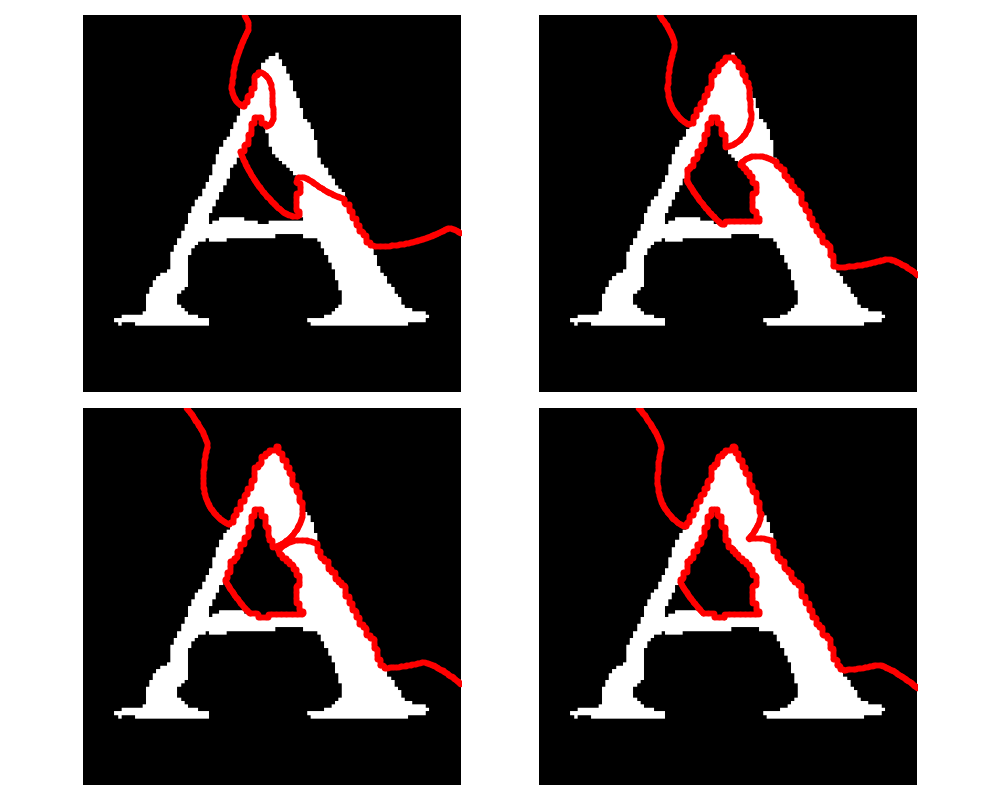

Source code (Python):
import os
import sys
import numpy as np
import matplotlib.pyplot as plt
from skimage.io import imread
from skimage.util import img_as_float
from skimage.measure import find_contours
from libDIP.levelSetFunction4e import levelSetFunction4e
from libDIP.levelSetForce4e import levelSetForce4e
from libDIP.levelSetIterate4e import levelSetIterate4e
from libDIPUM.data_path import dip_data

# Parameters
x0 = 100
y0 = 350
r = 150

a = 1
b = -1

iterations = [50, 100, 120, 125]

# Data
img_path = dip_data('letterA-distorted.tif')
f = img_as_float(imread(img_path))
M, N = f.shape

# Binarize
fbin = (f < 0.6).astype(float)

# Process
phi0 = levelSetFunction4e('circular', M, N, x0, y0, r)
contours_list = []

F = levelSetForce4e('binary', [fbin, a, b])

for niter in iterations:
    phi = phi0.copy()
    for _ in range(niter):
        phi = levelSetIterate4e(phi, F)
    contours_list.append(find_contours(phi, level=0))

# Display
fig, axes = plt.subplots(2, 2, figsize=(10, 8))
for idx in range(len(contours_list)):
    ax = axes.flat[idx]
    ax.imshow(f, cmap='gray')
    ax.axis('off')
    for cont in contours_list[idx]:
        ax.plot(cont[:, 1], cont[:, 0], 'r.')

plt.tight_layout()
plt.savefig('Figure1119.png')
plt.show()
